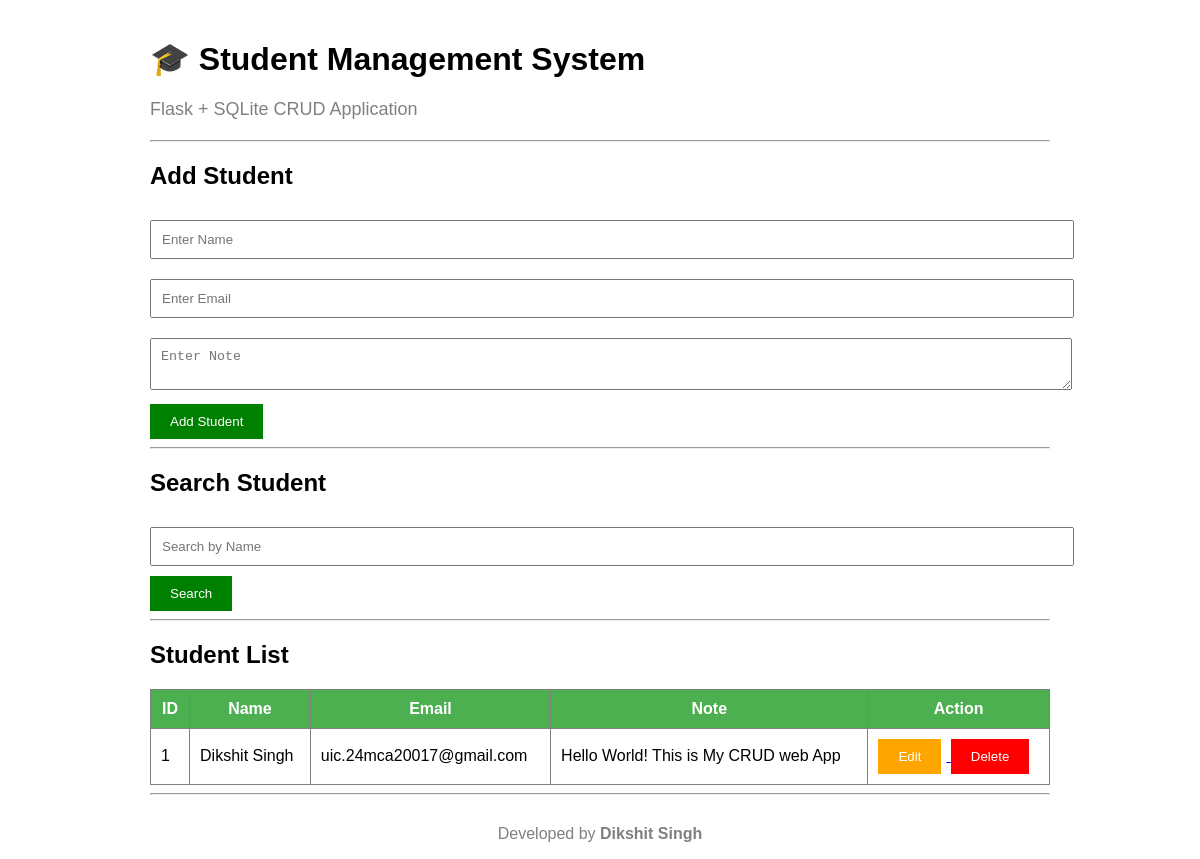
Before: / with the older database file.
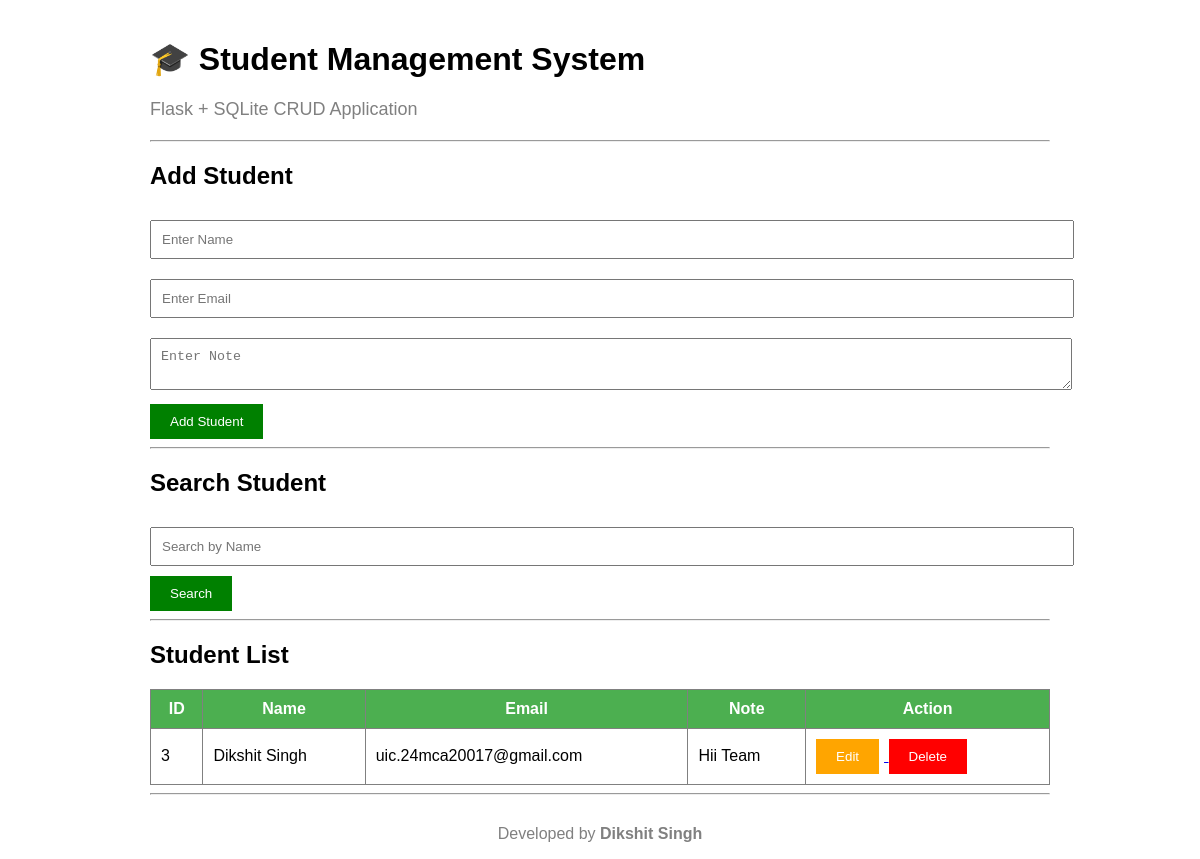
After: the same page with the newer database file.
### tables this page shows
CREATE TABLE students(
            id INTEGER PRIMARY KEY AUTOINCREMENT,
            name TEXT NOT NULL,
            email TEXT NOT NULL,
            note TEXT NOT NULL
        );

### app.py (the view)
@app.route("/")
def home():
    search = request.args.get("search", "")
    conn = sqlite3.connect("database.db")
    cursor = conn.cursor()
    if search:
        cursor.execute(
            "SELECT * FROM students WHERE name LIKE ?",
            ('%' + search + '%',)
        )
    else:
        cursor.execute("SELECT * FROM students")
    students = cursor.fetchall()
    conn.close()
    return render_template(
        "index.html",
        students=students,
        search=search
    )

### templates/index.html (shortened to what this page needs)
<!DOCTYPE html>
<html lang="en">
<head>
    <link rel="stylesheet"
          href="{{ url_for('static', filename='style.css') }}">
</head>
<body>
    <h1>🎓 Student Management System</h1>
    <p class="subtitle">
        Flask + SQLite CRUD Application
    </p>
    <hr>
    <h2>Add Student</h2>
    <form action="/add" method="POST">
        <input
            type="text"
            name="name"
            placeholder="Enter Name"
            required>
        <input
            type="email"
            name="email"
            placeholder="Enter Email"
            required>
        <textarea
            name="note"
            placeholder="Enter Note"
            required></textarea>
        <button type="submit">
            Add Student
        </button>
    </form>
    <hr>
    <h2>Search Student</h2>
    <form method="GET">
        <input
            type="text"
            name="search"
            placeholder="Search by Name"
            value="{{ search }}">
        <button type="submit">
            Search
        </button>
    </form>
    <hr>
    <h2>Student List</h2>
    <table>
        <tr>
            <th>ID</th>
            <th>Name</th>
            <th>Email</th>
            <th>Note</th>
            <th>Action</th>
        </tr>
        {% for student in students %}
        <tr>
            <td>{{ student[0] }}</td>
            <td>{{ student[1] }}</td>
            <td>{{ student[2] }}</td>
            <td>{{ student[3] }}</td>
            <td>
                <a href="/edit/{{ student[0] }}">
                    <button type="button" class="edit">
                        Edit
                    </button>
                </a>
                <a href="/delete/{{ student[0] }}"
                   onclick="return confirm('Are you sure you want to delete this student?');">
                    <button type="button" class="delete">
                        Delete
                    </button>
                </a>
            </td>
        </tr>
        {% endfor %}
    </table>
    <hr>
    <footer>
        <p>
            Developed by <strong>Dikshit Singh</strong>
        </p>
    </footer>
</body>
</html>

### static/style.css (style rules this page uses)
body { font-family:Arial; width:900px; margin:auto; margin-top:40px; }
input, textarea { width:100%; padding:10px; margin-top:10px; margin-bottom:10px; }
button { padding:10px 20px; background:green; color:white; border:none; cursor:pointer; }
table { width:100%; border-collapse:collapse; margin-top:20px; }
table, th, td { border:1px solid gray; }
th { background:#4CAF50; color:white; padding:10px; }
td { padding:10px; }
.edit { background:orange; }
.delete { background:red; }
.subtitle { color: gray; font-size:18px; margin-bottom:20px; }
.edit { background:orange; color:white; margin-right:5px; }
.delete { background:red; color:white; }
footer { text-align:center; margin-top:30px; color:gray; }

Changed rows visible on the page:
removed students: id "1", name "Dikshit Singh", email "uic.24mca20017@gmail.com", note "Hello World! This is My CRUD web App"
added students: id "3", name "Dikshit Singh", email "uic.24mca20017@gmail.com", note "Hii Team"
